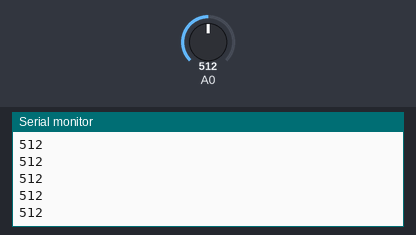
Simulated run of this sketch. Board: Arduino Uno, built with avr-gcc and run on an emulated ATmega328P. Parts: the last lines printed to the serial monitor. The inputs (shaded band) are chosen by the test bench; at power-on: A0 = 512.

Above: at 1.2 s.
1.3 s: A0 set to 716
At 1.9 s:
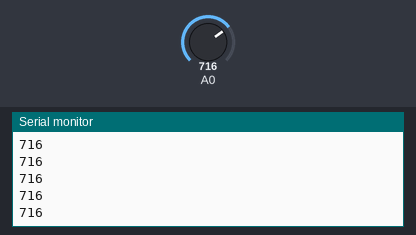
2.8 s: A0 set to 900
At 3.9 s:
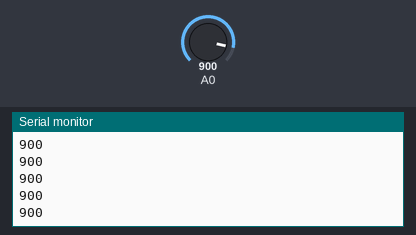
Timing chart, 0 to 5.8 s (numbered marks = the images above; inputs shaded):
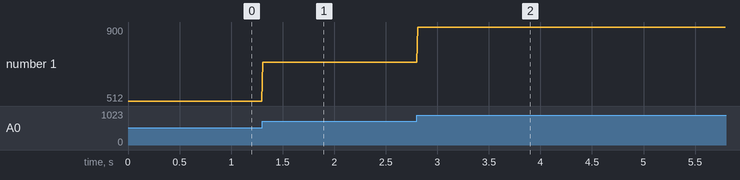

Measured:
- after the input at 1.3 s, the serial monitor: prints a new line at once (image 1)
- after the input at 2.8 s, the serial monitor: prints a new line at once (image 2)
- plotted number 1: 512 → 716 after the input at 1.3 s, 716 → 900 after the input at 2.8 s

The sketch:

_04_AnalogRead.ino
```cpp
/*
Potentiometer (AnalogRead)
by Epic
*/

int potentiometer = 0;

void setup() {
  // we'll use serial to monitor the values
  Serial.begin(9600);
}

void loop() {
  // use analogRead() to get current value.
  // This value range from 0 - 1023
  potentiometer = analogRead(A0);

  Serial.println(potentiometer);

  delay(10);
}
```
